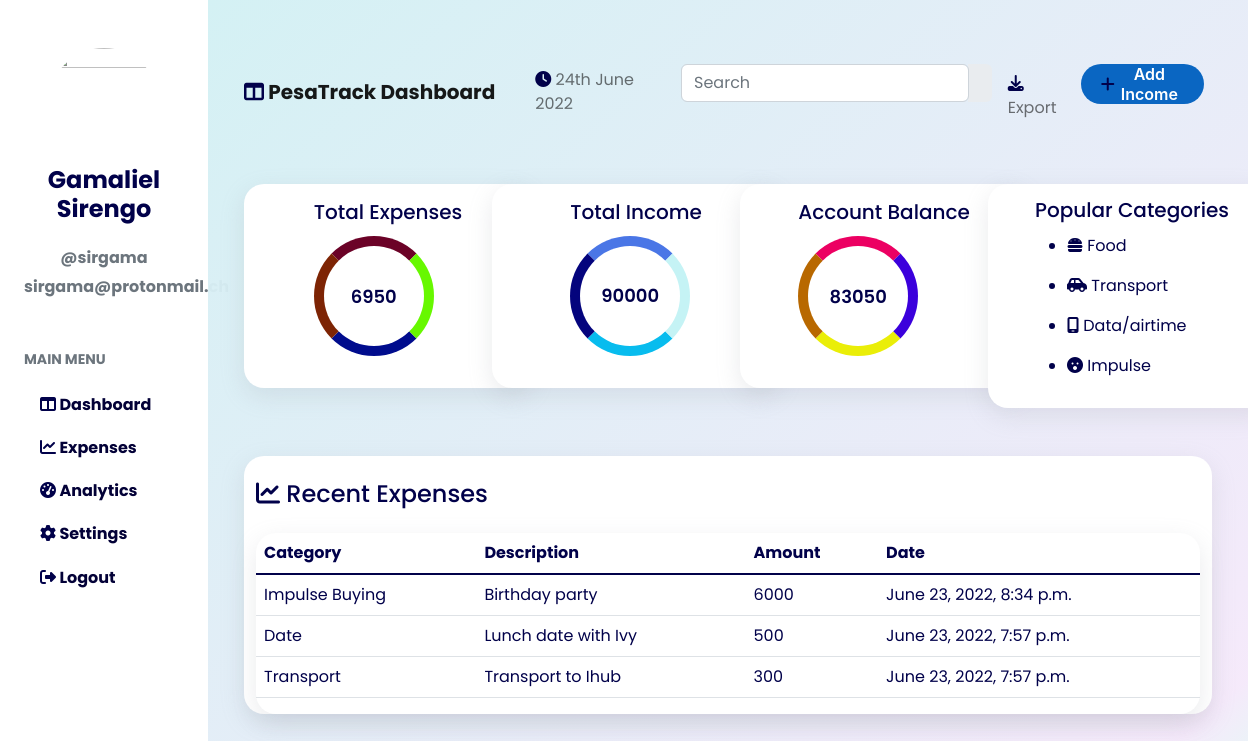
The page /dashboard/ (signed in) on the database its author committed.
### users/models.py (models this page shows, shortened)
class Profile(models.Model):
    user = models.OneToOneField(User, on_delete=models.CASCADE)
    image = CloudinaryField('image')
    names = models.CharField(blank=True, max_length=120)
    bio=models.CharField(max_length=60)
    email = models.EmailField(max_length=100, blank=True)
    income = models.IntegerField(default=0)

### dashboard/models.py (models this page shows, shortened)
class Expenses(models.Model):
    description = models.CharField(max_length=30)
    amount = models.IntegerField(default=0)
    date = models.DateTimeField(auto_now_add=True, null=True)
    category = models.ForeignKey(Categories, on_delete=models.CASCADE)
    user = models.ForeignKey(User, on_delete=models.CASCADE)

class Categories(models.Model):
    category = models.CharField(max_length=20)
    def __str__(self):
        return self.category

### dashboard/views.py (the view)
# urls.py: path('dashboard/', views.dashboard, name='dashboard'),
@login_required
def dashboard(request):
    current_user = request.user
    expenses = Expenses.objects.filter(user=current_user).all()
    expenses.reverse()
    if request.method == 'POST':
        form = IncomeForm(request.POST, request.FILES, instance=request.user.profile)
        if form.is_valid:
            form.save()
            return redirect('dashboard')
    else:
        form = IncomeForm(instance=request.user.profile)
    total_exp = Expenses.objects.filter(user=current_user).all()
    sumb = sum(total_exp.values_list('amount', flat=True))
    print(sumb)
    income = current_user.profile.income
    result = income - sumb
    context = {
        'form':form,
        'income':income,
        'sumb':sumb,
        'result':result,
        'total':total_exp,
        'expenses':expenses[::-1],
        'current_user':current_user
    }
    return render(request, 'dashboard/dashboard.html', context)

### dashboard/forms.py
class IncomeForm(forms.ModelForm):
    class Meta:
        model = Profile
        fields=['income']

### dashboard/templates/dashboard/dashboard.html (shortened to what this page needs)
{% extends 'dashboard/xbase.html' %}
{% load static %}
{% load crispy_forms_tags %}
{% block content %}
<div class=" ">
<div class="container-fluid ">
    <div class="row">
        <div class=" col-md-2 prof">
            <div class="container text-center mt-5 ">
                {% if current_user.profile.image.url %}
                <img src="{{ current_user.profile.image.url }}" height="110" width="110" alt="" class="img-fluid rounded-circle ms-md-2">
                {% else %}
                <img src="https://res.cloudinary.com/dzhpqlsy9/image/upload/v1655910059/samples/people/default_1_sblqpj.jpg" height="110" width="110" alt="" class="img-fluid rounded-circle">
                {% endif %}
                <h4 class="fw-bold mt-2"> {{ current_user.profile.names }}</h4>
                <h6 class="mt-4 fw-bold text-muted">@{{current_user.username}}</h6>
                <p class="fw-bold text-muted">{{current_user.email}}</p>
                <p class="mt-5 text-start text-muted fw-bold"><small class="text-muted">MAIN MENU</small> </p>
                <h6 class="mt-4 text-start m-3  menu"><i class="fa-solid fa-table-columns"></i> <a class="lnk" href="{% url 'dashboard' %}">Dashboard</a> </h6>
                <h6 class="mt-4 text-start m-3 menu"><i class="fa-solid fa-chart-line"></i> <a class="lnk" href="{% url 'expenses' %}">Expenses</a> </h6>
                <h6 class="mt-4 text-start m-3 menu"><i class="fa-solid fa-gauge-high"></i> <a class="lnk" href="">Analytics</a> </h6>
                <h6 class="mt-4 text-start m-3 menu"><i class="fa-solid fa-gear"></i> <a class="lnk" href="{% url 'profile' %}">Settings</a> </h6>
                <h6 class="mt-4 text-start m-3 menu"><i class="fa-solid fa-right-from-bracket"></i> <a class="lnk" href="{% url 'logout' %}">Logout</a> </h6>
            </div>
        </div>
        <div class="  col-md-10 dash">
            <div class="container mt-5">
                <nav class="navbar mb-5 navbar-expand-lg bg-none">
                    <div class="container-fluid">
                      <a class="navbar-brand fw-bold" href="#"><i class="fa-solid fa-table-columns"></i> PesaTrack Dashboard</a>
                      <div class="collapse navbar-collapse" id="navbarText">
                        <ul class="navbar-nav me-auto mb-2 mb-lg-0">
                          <li class="nav-item">
                            <a class="nav-link active" aria-current="page" href="#"></a>
                          </li>
                          <li class="nav-item">
                            <a class="nav-link" href="#"><i class="fa-solid fa-clock"></i>  24th June 2022</a>
                          </li>
                          <li class="nav-item">
                            <a class="nav-link" href="#"></a>
                          </li>
                        </ul>
                        <ul class="navbar-nav ms-auto mb-2 mb-lg-0">
                            <li class="nav-item">
                              <a class="nav-link active" aria-current="page" href="#">
                                <form class="input-group w-auto my-auto d-none d-sm-flex" role="search" action="{% url 'search' %}">
                                    <input
                                      autocomplete="on"
                                      type="text"
                                      class="form-control rounded"
                                      placeholder="Search"
                                      name="exp"
                                    />
                                    <span class="input-group-text border-0 d-none d-lg-flex"
                                      ></i
                                    ></span>
                                  </form>
                              </a>
                            </li>
                            <li class="nav-item">
                              <a class="nav-link mt-2" href="#"><i class="fa-solid fa-download"></i> Export</a>
                            </li>
                            <li class="nav-item">
                              <a class="nav-link" href="#"><button class="button-18" role="button" data-bs-toggle="modal" data-bs-target="#exampleModal"><i class="fa-solid fa-plus"></i> Add Income</button></a>
                            </li>
                          </ul>
                      </div>
                    </div>
                  </nav>
                  <div class="container">
                    <div class="row row-cols-1 row-cols-md-4">
                        <div class="col">
                            <div class="card card2" style="width: 18rem;">
                                <div class="card-body">
                                  <h5 class="card-title">Total Expenses</h5>
                                  <p class="card-text"><div class="badge3 text-center m-5"><p class="text-center mt-md-3 tsmall">{{sumb}}</small></p></div></p>
                                 </div>
                              </div>
                        </div>
                        <div class="col">
                            <div class=" card2 card" style="width: 18rem;">
                                <div class="card-body">
                                  <h5 class="card-title">Total Income</h5>
                                  <p class="card-text"><div class="badge text-center m-5"><p class="text-center mt-md-3 tsmall">{{current_user.profile.income}}</p></div></p>
                                 </div>
                              </div>
                        </div>
                        <div class="col">
                            <div class=" card2 card" style="width: 18rem;">
                                <div class="card-body">
                                  <h5 class="card-title">Account Balance</h5>
                                  <p class="card-text text-center"><div class="badge2 text-center m-5"><p class="text-center mt-md-3 tsmall"> {{result}}</p></div></p>
                                 </div>
                              </div>
                        </div>
                        <div class="col">
                            <div class="card card2" style="width: 18rem;">
                                <div class="card-body">
                                  <h5 class="card-title">Popular Categories</h5>
                                  <p class="card-text">
                                    <ul>
                                        <li class="mt-md-3"><i class="fa-solid fa-burger"></i> Food</li>
                                        <li class="mt-md-3"><i class="fa-solid fa-car-side"></i>  Transport</li>
                                        <li class="mt-md-3"><i class="fa-solid fa-mobile-screen"></i>  Data/airtime</li>
                                        <li class="mt-md-3"><i class="fa-solid fa-face-surprise"></i>  Impulse</li>
                                    </ul>
                                  </p>
                                </div>
                              </div>
                        </div>
                    </div>
                    <div class="container card card3 mt-5">
                        <h4 class="mt-4 mb-4"><i class="fa-solid fa-chart-line"></i>  Recent Expenses</h4>
                        <div class="card card3">
                            <table class="table table-hover">
                                <thead class="table-height">
                                  <tr>
                                    <th scope="col">Category</th>
                                    <th scope="col">Description</th>
                                    <th scope="col">Amount</th>
                                    <th scope="col">Date</th>
                                  </tr>
                                </thead>
                                <tbody class="table-group-divider">
                                  {% if expenses %}
                                    {% for expense in expenses|slice:":3"  %}
                                    <tr>
                                    <td>{{expense.category}}</td>
                                    <td>{{expense.description}}</td>
                                    <td>{{expense.amount}}</td>
                                    <td>{{expense.date}}</td>
                                </tr>
                                  {% endfor %}
                                    {% else %}
                                    <td colspan="5" class="table-active">You have no expenses but don't worry, you can add one <a href="{% url 'expenses' %}"><button class="button-18" role="button" data-bs-toggle="modal" data-bs-target="#staticBackdrop"><i class="fa-solid fa-plus"></i> Add Expense</button></a></td>
                                    {% endif %}
                                </tbody>
                              </table>
                        </div>
                    </div>
                  </div>
            </div>
        </div>
    </div>
</div>
</div>
{% endblock %}

### dashboard/templates/dashboard/xbase.html (shortened to what this page needs)
{% load static %}
<!DOCTYPE html>
<html lang="en">
<head>
    <link rel="stylesheet" href="https://cdnjs.cloudflare.com/ajax/libs/font-awesome/6.1.1/css/all.min.css" />
    <link href="https://cdn.jsdelivr.net/npm/bootstrap@5.2.0-beta1/dist/css/bootstrap.min.css" rel="stylesheet">
    <link rel="stylesheet" href="{% static 'css/dashboard.css' %}">
    <link rel="stylesheet" href="{% static 'css/auth.css' %}">
</head>
<body>
    {% block content %}
    {% endblock %}
</body>
</html>

### static/css/dashboard.css (style rules this page uses)
* { color: rgb(1, 1, 74); font-family: 'Poppins', sans-serif; }
.dash { background: rgb(212,241,244); background: linear-gradient(138deg, rgba(212,241,244,1) 0%, rgba(242,227,249,0.7679446778711485) 93%, rgba(228,250,246,1) 100%); height: 100vh; }
.prof { display: flex; justify-content: center; }
.button-18 { align-items: center; background-color: #0A66C2; border: 0; border-radius: 100px; box-sizing: border-box; color: #ffffff; cursor: pointer; display: inline-flex; font-family: -apple-system, system-ui, system-ui, "Segoe UI", Roboto, "Helvetica Neue", "Fira Sans", Ubuntu, Oxygen, "Oxygen Sans", Cantarell, "Droid Sans", "Apple Color Emoji", "Segoe UI Emoji", "Segoe UI Symbol", "Lucida Grande", Helvetica, Arial, sans-serif; font-size: 16px; font-weight: 600; justify-content: center; line-height: 20px; max-width: 480px; min-height: 40px; min-width: 0px; overflow: hidden; padding: 0px; padding-left: 20px; padding-right: 20px; text-align: center; touch-action: manipulation; transition: background-color 0.167s cubic-bezier(0.4, 0, 0.2, 1) 0s, box-shadow 0.167s cubic-bezier(0.4, 0, 0.2, 1) 0s, color 0.167s cubic-bezier(0.4, 0, 0.2, 1) 0s; user-select: none; -webkit-user-select: none; vertical-align: middle; }
.card2 { display: flex; justify-content: center; align-items: center; list-style: none; list-style-type: none; border: none; border-radius: 20px; max-height: 14rem; max-width: 20rem; color: rgb(20, 18, 18); box-shadow: rgba(149, 157, 165, 0.2) 0px 8px 24px; }
.card3 { border: none; border-radius: 20px; box-shadow: rgba(149, 157, 165, 0.2) 0px 8px 24px; }
.lnk, .menu { text-decoration: none; color: #030137; font-weight: 700; }
.tsmall { font-size: 18px; }
.badge { height: 120px; width: 120px; display: table-cell; text-align: center; vertical-align: middle; border-radius: 50%; border-top: 10px solid rgb(74, 118, 230); border-right: 10px solid rgb(197, 243, 245); border-bottom: 10px solid rgb(8, 188, 238); border-left: 10px solid rgb(4, 4, 125); font-size: 28px; font-weight: 600; }
.badge2 { height: 120px; width: 120px; display: table-cell; text-align: center; vertical-align: middle; border-radius: 50%; border-top: 10px solid rgb(236, 0, 98); border-right: 10px solid rgb(59, 0, 220); border-bottom: 10px solid rgb(234, 238, 8); border-left: 10px solid rgb(184, 104, 0); font-size: 28px; font-weight: 600; }
.badge3 { height: 120px; width: 120px; display: table-cell; text-align: center; vertical-align: middle; border-radius: 50%; border-top: 10px solid rgb(107, 2, 39); border-right: 10px solid rgb(103, 248, 0); border-bottom: 10px solid rgb(0, 12, 141); border-left: 10px solid rgb(125, 36, 4); font-size: 28px; font-weight: 600; }

### rows shown on the page
Expenses: category "Impulse Buying", description "Birthday party", amount "6000", date "June 23, 2022, 8:34 p.m."
Expenses: category "Date", description "Lunch date with Ivy", amount "500", date "June 23, 2022, 7:57 p.m."
Expenses: category "Transport", description "Transport to Ihub", amount "300", date "June 23, 2022, 7:57 p.m."

### other values the page prints
{{ current_user.profile.names }} "Gamaliel Sirengo"
{{ current_user.username }} "sirgama"
{{ current_user.email }} "sirgama@protonmail.ch"
{{ sumb }} "6950"
{{ current_user.profile.income }} "90000"
{{ result }} "83050"
